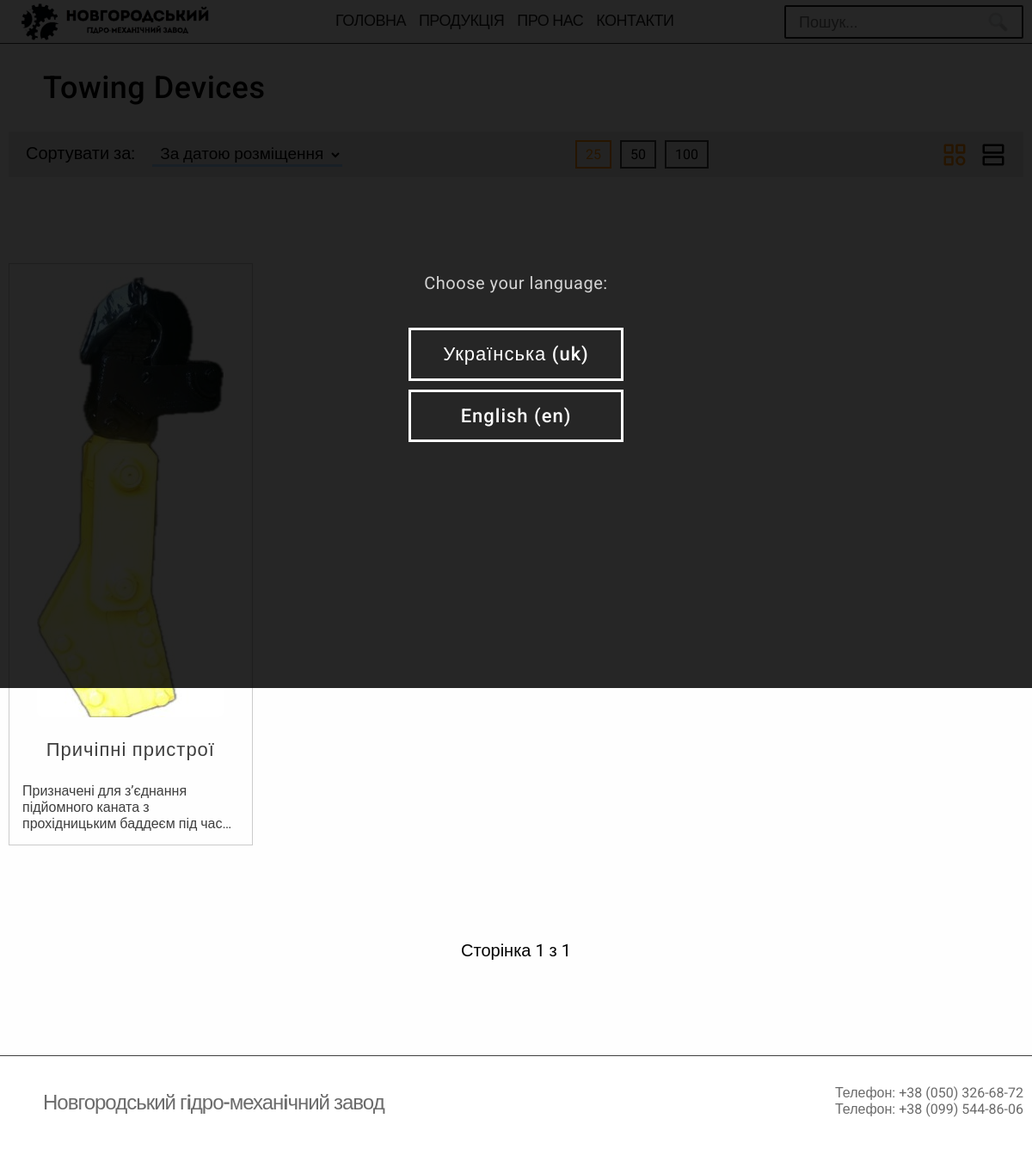
Screenshot of /uk/category/prichipni-pristroyi/ with the database file from the repository.
### main/models.py (models this page shows, shortened)
class Category(models.Model):
    order = models.IntegerField(default=10, null=True, blank=True)
    tag = models.SlugField(default='', null=True, unique=True)
    name = models.CharField(max_length=96)
    parent = models.ForeignKey(
        'self', on_delete=models.CASCADE, null=True, blank=True, default=None, related_name='subcat'
    )
    class Meta:
        db_table_comment = "Product`s categories"
        ordering = ('tag',)
        verbose_name = "Category"
        verbose_name_plural = "Categories"

class Product(models.Model):
    tag = models.SlugField(default='', null=True, unique=True)
    addingTime = models.DateTimeField(auto_now_add=True, null=True)
    name = models.CharField(max_length=96)
    description = models.TextField()
    photo = models.ImageField(storage=UUIDFileStorage)
    characteristics = models.FileField(
        storage=UUIDFileStorage, upload_to="products_data",
        validators=[
            FileExtensionValidator(allowed_extensions=['xls', 'xlsx'])
        ]
    )
    category = models.ForeignKey(Category, on_delete=models.CASCADE, default=1)
    class Meta:
        db_table_comment = "Products"
        ordering = ('tag',)
        verbose_name = "Product"
        verbose_name_plural = "Products"

### main/views.py (the view, shortened to what this page needs)
# urls.py: path('category/', views.category_view, name='category'),
def category_view(request, category=None):
    categories = Category.objects.all().order_by('order')
    searchQuery = request.GET.get('query')
    orientation = request.GET.get('view') if request.GET.get('view') in ['list', 'grid'] else 'grid'
    currentSortingType = productSortTypes.get(
        request.GET.get('sort'), list(productSortTypes.values())[0]
    )
    paginatorValues = [25, 50, 100]
    try:
        currentPaginatorValue = int(request.GET.get('pag', paginatorValues[0]))
        assert currentPaginatorValue in paginatorValues
    except: currentPaginatorValue = paginatorValues[0]
    if searchQuery:
        products = Product.objects.filter(
            Q(name__iexact=searchQuery) | Q(description__icontains=searchQuery) | Q(name__icontains=searchQuery.lower()) | Q(name__icontains=searchQuery.upper())
        )
    else:
        category = get_object_or_404(Category, tag=category)
        products = Product.objects.filter(category=category)
    title = gettext_lazy('ProductspageSearchResult') + searchQuery if searchQuery else category.name
    productsPaginator = Paginator(
        products.order_by( currentSortingType.sort() ),
        currentPaginatorValue,
    )
    try:
        currentPage = max(
            1, min(int(request.GET.get('page', 1)), productsPaginator.num_pages)
        )
    except: currentPage = 1
    return renderPage(
        request, 'main/products.html',
        title=title,
        menuSelect='products',
        products=productsPaginator.page(currentPage),
        orientation=orientation,
        paginator_values=paginatorValues, currentPaginatorValue=currentPaginatorValue,
        currentPageString=gettext('Сторінка %(cpage)d з %(pages)d') % {'cpage': currentPage, 'pages': productsPaginator.num_pages},
        availableSortTypes=productSortTypes.values(),
    )

### main/modules/sort_types.py (called while the page is built)
    def sort(self): return self.sorting

### main/views.py (called while the page is built)
def renderPage(request, templateName, *args, **kwargs):
    builtinArgs = {
        'get': request.GET,
        'mainMenu': mainMenu,
        'media_url': settings.MEDIA_URL,
    }
    for k, v in kwargs.items():
        builtinArgs[k] = v
    return render(request, templateName, builtinArgs)

### main/templates/main/products.html (shortened to what this page needs)
{% extends "main/base.html" %}
{% load static %}
{% load i18n %}
{% block styles %}
    <link rel="stylesheet" href="{% static 'main/css/products.css' %}">
{% endblock %}
{% block body %}
    <div class="container-wrapper">
        <div class="container">
            <div class="title">{{ title }}</div>
            <div class="control-menu">
                <div class="sort" method="GET">
                    <label for="sort" class="text">{% trans 'ProductspageSortBy' %}: </label>
                    <select name="sort" id="sort" class="sort-selector" onchange="changePathParams('sort', this.value);">
                        {% for sortType in availableSortTypes %}
                            <option value="{{ sortType.value }}"
                            >{{ sortType.name }}</option>
                        {% endfor %}
                    </select>
                </div>
                <div class="paginator-configs">
                    {% for value in paginator_values %}
                        <div
                            class="config {% if value == currentPaginatorValue %}selected{% endif %}"
                            onclick="changePathParams('pag', '{{ value }}');"
                        >
                            {{ value }}
                        </div>
                    {% endfor %}
                </div>
                <div class="viewer-type">
                    <button
                        class="view-type-button {% if orientation == 'grid' %}selected{% endif %}"
                        onclick="changePathParams('view', 'grid');"
                    >
                    </button>
                    <button
                        class="view-type-button {% if orientation == 'list' %}selected{% endif %}"
                        onclick="changePathParams('view', 'list');">
                        <svg xmlns="http://www.w3.org/2000/svg" width="1em" height="1em" viewBox="0 0 24 24" data-testid="list-icon" class="css-fzwsw"><path fill="currentColor" fill-rule="evenodd" d="m21 13 1 1v7l-1 1H3l-1-1v-7l1-1h18zm-1 2H4v5h16v-5zm1-13 1 1v7l-1 1H3l-1-1V3l1-1h18zm-1 2H4v5h16V4z"></path></svg>
                    </button>
                </div>
            </div>
            <div
                class="
                    {% if orientation == 'grid' %}
                        products-container-grid
                    {% else %}
                        products-container-list
                    {% endif %}
                "
            >
                {% for product in products %}
                    <a class="product" href="{% url "product" product.tag %}">
                        <div class="img-box">
                            <img src="{{ media_url }}{{ product.photo }}">
                        </div>
                        {% if orientation == 'grid' %}
                            <div class="name">{{ product.name}}</div>
                            <div class="description">
                                {{ product.description }}
                            </div>
                        {% endif %}
                    </a>
                {% endfor %}
            </div>
            <div class="paginator-box">
                <div class="paginator">
                    <div class="page selected">{{ currentPageString }}</div>
                </div>
            </div>
        </div>
    </div>
{% endblock %}

### main/static/main/css/base.css (style rules this page uses)
:root { --gray: #3E3E3E; --metal: #6B6B6B; --brown: #B4906F; --orange: darkorange; --background-orange: rgba(255, 140, 0, 0.25); --blue: #9FCFFF; --white: #FEFEFE; --black: #1B1B1B; --yellow: #D2A701; }
html { -webkit-text-size-adjust: 100%; -moz-text-size-adjust: 100%; -ms-text-size-adjust: 100%; text-size-adjust: 100%; }
* { margin: 0px; padding: 0px; font-family: "Roboto", sans-serif; text-decoration: none; outline: none; }
img { user-select: none; user-drag: none; -webkit-user-drag: none; user-select: none; -moz-user-select: none; -webkit-user-select: none; -ms-user-select: none; }
a { text-decoration: none; }
.container-wrapper { display: flex; justify-content: center; width: 100%; }
.container { max-width: 1200px; margin-left: 10px; margin-right: 10px; width: calc(100% - 20px); }

### main/static/main/css/products.css (style rules this page uses)
.title { padding: 30px 40px; font-size: 36px; font-weight: 460; letter-spacing: 0.5px; }

### rows the page displays
Category: name "Towing Devices"
Product: photo (picture), name "Причіпні пристрої", description "Призначені для з’єднання підйомного каната з прохідницьким баддеєм під…"

### other values shown
{{ value }} "50" "100"
{{ currentPageString }} "Сторінка 1 з 1"
form field sort "За датою розміщення"
